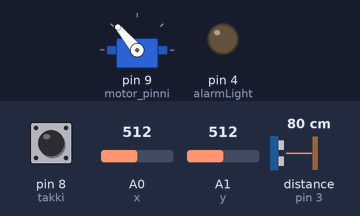
Simulated run of this sketch. Board: Arduino Uno, built with avr-gcc and run on an emulated ATmega328P. Parts: servo, output pins drawn as LEDs (lit = HIGH). Wiring (inferred from the names in the program): ultrasonic range finder: trigger pin 2; echo pin 3. The test bench sets the inputs (shaded band); at power-on: distance to the obstacle (sensor on pin 3) 80 cm, pin 8 (takki) HIGH, A0 (x) = 512, A1 (y) = 512. The echo pulse lasts 58.3 µs per cm; pins used as bus, display or sensor lines are not drawn.

Above: at 1.2 s.
1.3 s: distance to the obstacle (sensor on pin 3) set to 2 cm
At 2.5 s:
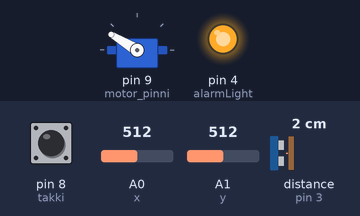
2.8 s: distance to the obstacle (sensor on pin 3) set to 9 cm
4.3 s: distance to the obstacle (sensor on pin 3) set to 13 cm
At 6.4 s:
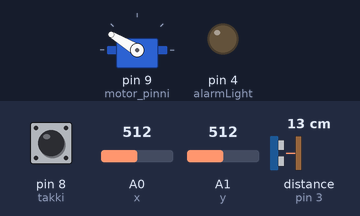
7.3 s: distance to the obstacle (sensor on pin 3) set to 4 cm
At 7.8 s:
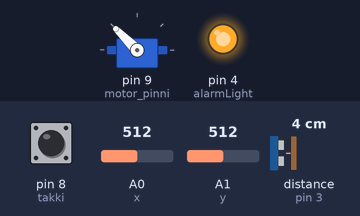
8.8 s: distance to the obstacle (sensor on pin 3) set to 18 cm
At 9.5 s:
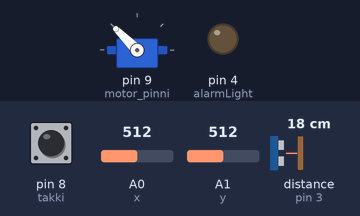
11.8 s: pin 8 (takki) pulled LOW for 0.15 s
At 12.8 s:
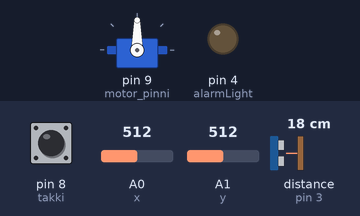
Timing chart, 0 to 14.8 s (numbered marks = the images above; inputs shaded):
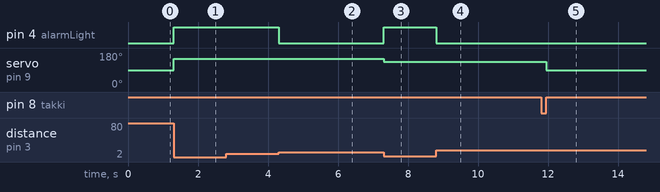

The sketch:

RADAR.ino
```cpp
#include <Servo.h> // Sambærilegt og import í python

Servo motor; // bý til tilvik af Servo klasanum
int motor_pinni = 9; // pinninn sem ég nota til að stjórna mótornum
int distance;
const int alarmLight = 4;

void setup() {
  setupServo();
  setupSensor();
  setupJoystick();
  pinMode(alarmLight, OUTPUT);
  Serial.begin(9600);
}
int joystickValue;
void loop() {
  joystickValue = loopJoystick();
  distance = loopSensor();
  //Serial.print("JoystickValue="+joystickValue);
  String str = " distance=";
  str += distance;
  str += " joystickValue=";
  str += joystickValue;
  //Serial.println(str);

  if (distance >= 10) {digitalWrite(alarmLight, LOW);}
  else {digitalWrite(alarmLight, HIGH);}

  if (joystickValue == 9999 and distance >= 10){
    loopServo();
  }
  else if (joystickValue != 9999) {motor.write(motor.read() + joystickValue);}
}

/* Servo mótor.
 * Brúnn tengist í GND, rauður tengist í 5V og
 * appelsínugulur í pinnann sem stjórnar snúningnum
 */

int motor_direction = -1;

void setupServo() {
  motor.attach(motor_pinni); // segi servo tilvikinu hvaða pinna á að nota
}

void loopServo() {
  // Servo mótorinn getur snúist 90° til vinstri og 90° til hægri, samtals 180°.
  // write fallið tekur á móti gráðunum
  if (motor.read() <= 5) {
    motor_direction = 1;
  }
  else if (motor.read() >= 175) {
    motor_direction = -1;
  }
  motor.write(motor.read() + motor_direction);
}

/*
  SENSOR
  VCC tengist í 5V
  Trig tengist í digital pinna.
  Echo tegist í digital pinna.
  Gnd tengist í GND.
*/

const int TrigPin = 2;
const int EchoPin = 3;
float fjarlaegd; // fjarlægð þess sem mælt er

void setupSensor() {
  pinMode(TrigPin,OUTPUT);
  pinMode(EchoPin,INPUT);
}

int loopSensor () {

  // sendir út púlsar
  digitalWrite(TrigPin,LOW);
  delayMicroseconds(2);
  digitalWrite(TrigPin,HIGH);
  delayMicroseconds(10);
  digitalWrite(TrigPin,LOW);

  // mælt hvað púlsarnir voru lengi að berast til baka
  fjarlaegd = pulseIn(EchoPin,HIGH)/58.0; // deilt með 58 til að breyta í cm

  if(fjarlaegd < 0) { // fjarlægð getur ekki verið mínustala
    fjarlaegd = 0;
  }
  return fjarlaegd;
}


/*
 JOYSTICK
  GND tengist í GND
  +5V tengist í 5V
  VRx tengist í analog pinna
  VRy tengist í analog pinna
  SW tengist í digital pinna
*/

const int x = A0;
const int y = A1;
const int takki = 8;

int x_hreyfing = 0;
int y_hreyfing = 0;
int takki_stada = 0;
bool manualMode;

void setupJoystick() {
  pinMode(x, INPUT);
  pinMode(y, INPUT);
  pinMode(takki, INPUT_PULLUP);
}

int loopJoystick() {
  x_hreyfing = analogRead(x);
  y_hreyfing = analogRead(y);
  if (digitalRead(takki) == LOW) {manualMode = !manualMode;}

  if (!manualMode) {return 9999;}
  if (y_hreyfing <= 300) {return -1;}
  else if (y_hreyfing >= 700) {return 1;}
  else {return 0;}
}
```

Measured:
- the behaviour switches between 10 and 11 cm on distance to the obstacle (sensor on pin 3) (found by bisection; images 1 and 2)
- after the input at 1.3 s, pin 4 (alarmLight): LOW → HIGH at once; servo on pin 9 (motor_pinni): 90° → 149° at once
- after the input at 4.3 s, pin 4 (alarmLight): HIGH → LOW at once
- after the input at 7.3 s, pin 4 (alarmLight): LOW → HIGH at once; servo on pin 9 (motor_pinni): 149° → 135° at once
- after the input at 8.8 s, pin 4 (alarmLight): HIGH → LOW at once
- after the input at 11.8 s, servo on pin 9 (motor_pinni): 135° → 90° after 0.15 s
